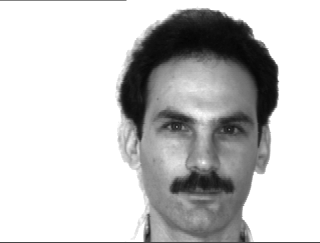
#> input picture data/yalefaces/subject02.centerlight.gif, 320 x 243 px; its folder holds 4 pictures in this run
$ python pca.py
#> lines starting #> are read from the running program, lines starting #| are printed output that depends on the picture
### utilities.py
# Imports
import os
import cv2
import numpy as np
from PIL import Image
import math

# [28 lines left out: functions calc_rmse, calc_smape, not called in this run]


def load_yale_faces( data_dir, img_size = (40, 40) ):
#> called with data_dir = '../data/yalefaces', img_size = (40, 40)
	files = [ file for file in os.listdir(data_dir) if file != ".DS_Store" ]
	data = np.array([ np.array(Image.open(os.path.join(data_dir, file)).resize(img_size)).ravel() for file in files ])
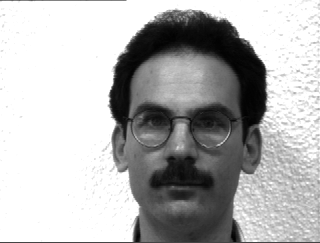
#> input picture data/yalefaces/subject02.glasses.gif, 320 x 243 px
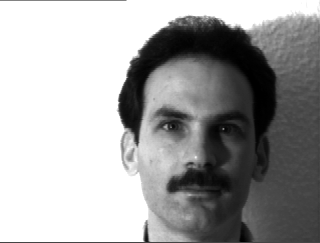
#> input picture data/yalefaces/subject02.leftlight.gif, 320 x 243 px
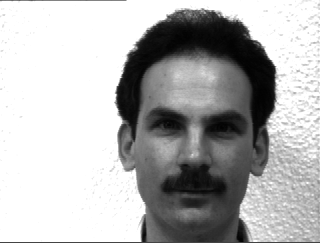
#> input picture data/yalefaces/subject02.noglasses.gif, 320 x 243 px
	return data

# [50 lines left out: function cross_validation, not called in this run]

### models.py
import numpy as np

# [60 lines left out: functions entropy, chooseAttribute, not called in this run]

def pca( data, n_components = 2 ):
	"""
	Perform Principal Component Analysis (PCA) on the dataset.

	Parameters:
	data (numpy.ndarray): The input data matrix where each row represents a sample.
	n_components (int): The number of principal components to retain.

	Returns:
	tuple: A tuple containing the projected data, the principal component vectors, and the transpose of V matrix from SVD.
	"""
	# Standardize the data matrix
	data_st = (data - np.mean(data, axis = 0)) / np.std(data, axis = 0)

	# Perform SVD
#> (the run stopped early here; a loop or call above may not have finished)
